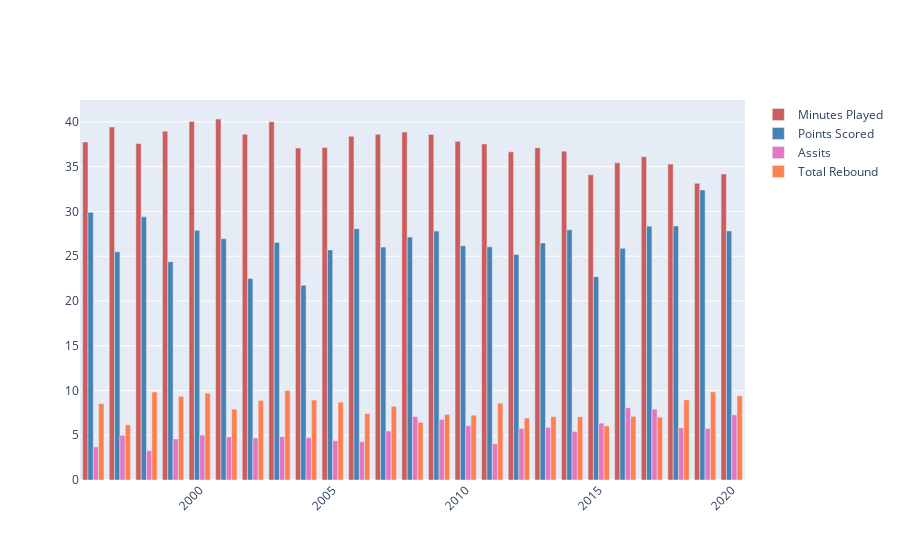

The cell this chart's notebook holds for it:
### Code cell
fig = go.Figure()

fig.add_trace(go.Bar(
    x=data_yoy.YEAR,
    y=data_yoy.MP,
    name='Minutes Played',
    marker_color='indianred'
))

fig.add_trace(go.Bar(
    x=data_yoy.YEAR,
    y=data_yoy.PTS,
    name='Points Scored',
    marker_color='Steelblue'
))

fig.add_trace(go.Bar(
    x=data_yoy.YEAR,
    y=data_yoy.AST,
    name='Assits',
    marker_color='#e377c2'
))

fig.add_trace(go.Bar(
    x=data_yoy.YEAR,
    y=data_yoy.TRB,
    name='Total Rebound',
    marker_color='coral'
))

# Here we modify the tickangle of the xaxis, resulting in rotated labels.
fig.update_layout(barmode='group', xaxis_tickangle=-45)
fig.show()

### Figure 1 — Plotly figure (JSON) as saved in the notebook; plotly's stock layout.template omitted (floating-point values rounded to 4 significant figures)
{"data": [{"marker": {"color": "indianred"}, "name": "Minutes Played", "type": "bar", "x": [1996, 1997, 1998, 1999, 2000, 2001, 2002, 2003, 2004, 2005, 2006, 2007, 2008, 2009, 2010, 2011, 2012, 2013, 2014, 2015, 2016, 2017, 2018, 2019, 2020], "y": [37.76, 39.44, 37.59, 38.96, 40.06, 40.33, 38.62, 40.03, 37.08, 37.14, 38.4, 38.62, 38.88, 38.61, 37.85, 37.55, 36.66, 37.13, 36.74, 34.09, 35.43, 36.12, 35.3, 33.15, 34.18]}, {"marker": {"color": "Steelblue"}, "name": "Points Scored", "type": "bar", "x": [1996, 1997, 1998, 1999, 2000, 2001, 2002, 2003, 2004, 2005, 2006, 2007, 2008, 2009, 2010, 2011, 2012, 2013, 2014, 2015, 2016, 2017, 2018, 2019, 2020], "y": [29.9, 25.51, 29.4, 24.38, 27.89, 26.95, 22.5, 26.53, 21.75, 25.7, 28.08, 26.02, 27.14, 27.81, 26.17, 26.05, 25.18, 26.48, 27.95, 22.72, 25.88, 28.36, 28.38, 32.41, 27.83]}, {"marker": {"color": "#e377c2"}, "name": "Assits", "type": "bar", "x": [1996, 1997, 1998, 1999, 2000, 2001, 2002, 2003, 2004, 2005, 2006, 2007, 2008, 2009, 2010, 2011, 2012, 2013, 2014, 2015, 2016, 2017, 2018, 2019, 2020], "y": [3.7, 5, 3.27, 4.58, 5.02, 4.82, 4.69, 4.85, 4.73, 4.38, 4.28, 5.47, 7.09, 6.77, 6.07, 4.04, 5.77, 5.87, 5.42, 6.36, 8.07, 7.92, 5.82, 5.76, 7.28]}, {"marker": {"color": "coral"}, "name": "Total Rebound", "type": "bar", "x": [1996, 1997, 1998, 1999, 2000, 2001, 2002, 2003, 2004, 2005, 2006, 2007, 2008, 2009, 2010, 2011, 2012, 2013, 2014, 2015, 2016, 2017, 2018, 2019, 2020], "y": [8.53, 6.16, 9.83, 9.34, 9.69, 7.92, 8.89, 10.01, 8.93, 8.7, 7.43, 8.23, 6.45, 7.31, 7.24, 8.58, 6.92, 7.08, 7.06, 6.04, 7.11, 7.02, 8.96, 9.84, 9.4]}], "layout": {"barmode": "group", "xaxis": {"tickangle": -45}}}
